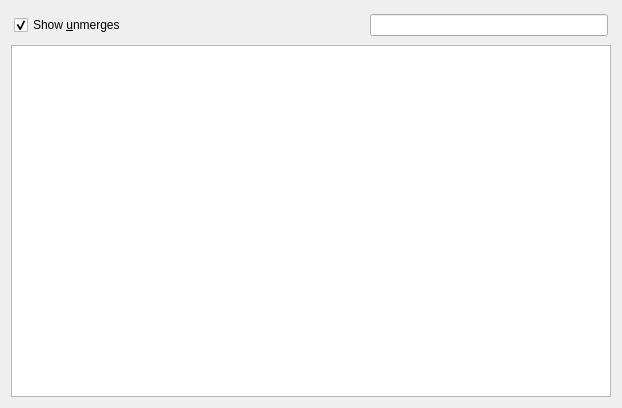
<?xml version="1.0" encoding="UTF-8"?>
<ui version="4.0">
 <class>HistoryBase</class>
 <widget class="QWidget" name="HistoryBase">
  <property name="geometry">
   <rect>
    <x>0</x>
    <y>0</y>
    <width>622</width>
    <height>408</height>
   </rect>
  </property>
  <property name="windowTitle">
   <string>Form3</string>
  </property>
  <layout class="QVBoxLayout" name="verticalLayout">
   <item>
    <layout class="QHBoxLayout" name="horizontalLayout">
     <property name="margin">
      <number>3</number>
     </property>
     <item>
      <widget class="QCheckBox" name="viewUnmerge">
       <property name="text">
        <string>Show &amp;unmerges</string>
       </property>
       <property name="shortcut">
        <string>Alt+U</string>
       </property>
       <property name="checked">
        <bool>true</bool>
       </property>
      </widget>
     </item>
     <item>
      <spacer name="spacer">
       <property name="orientation">
        <enum>Qt::Horizontal</enum>
       </property>
       <property name="sizeType">
        <enum>QSizePolicy::Expanding</enum>
       </property>
       <property name="sizeHint" stdset="0">
        <size>
         <width>16</width>
         <height>20</height>
        </size>
       </property>
      </spacer>
     </item>
     <item>
      <widget class="KLineEdit" name="searchLine">
       <property name="sizePolicy">
        <sizepolicy hsizetype="Expanding" vsizetype="Fixed">
         <horstretch>0</horstretch>
         <verstretch>0</verstretch>
        </sizepolicy>
       </property>
      </widget>
     </item>
    </layout>
   </item>
   <item>
    <widget class="QTableView" name="historyView"/>
   </item>
  </layout>
 </widget>
 <layoutdefault spacing="6" margin="11"/>
 <customwidgets>
  <customwidget>
   <class>KLineEdit</class>
   <extends>QLineEdit</extends>
   <header>klineedit.h</header>
  </customwidget>
 </customwidgets>
 <resources/>
 <connections/>
</ui>
